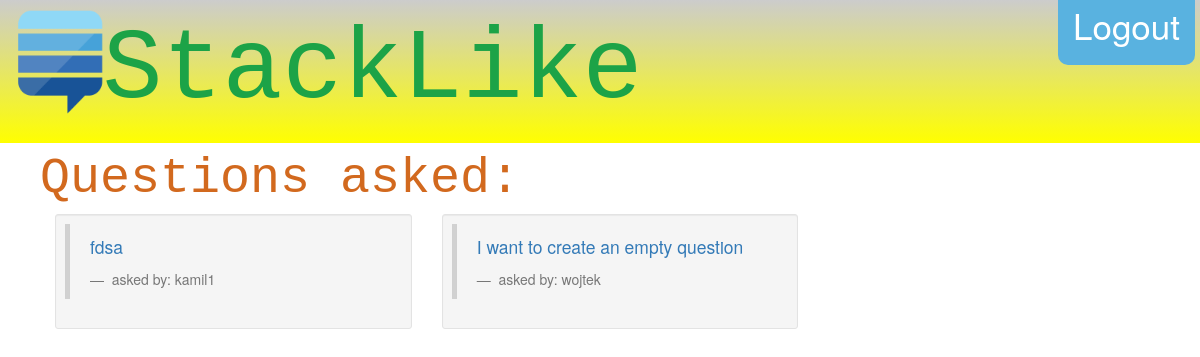
The app's page /home/.NET (signed in) with its own data.
### StackLike/models.py (models this page shows, shortened)
class Question(models.Model):
    topic = models.CharField(max_length=20, default="No topic given.")
    user = models.ForeignKey(User, on_delete=models.CASCADE,)
    category = models.ForeignKey(Category, on_delete=models.CASCADE,)
    question_text = models.CharField(max_length=1000)
    pub_date = models.DateTimeField('date published')

### StackLike/views.py (the view)
# urls.py: re_path('home/([^/]+)/?$', views.category_page, name='category'),
@login_required
def category_page(request, category_name):
    questions = Question.objects.order_by('pub_date').filter(category__name=category_name)
    return render(request, 'home/category_page.html', {'questions_list': questions})

### StackLike/models.py (called while the page is built)
    def __str__(self):
        return self.name

### templates/home/category_page.html
{% extends "base.html" %}
{% block content %}
    {% if questions_list %}
 <ul>
      <div class="category" style="font-family:Courier"> Questions asked: </div>
 {% for question in questions_list %}
     <div class="col-sm-4">
      <div class="well well-sm" >
      <blockquote>
     <p><a href="{%  url 'show_question' question.category question.id %}">{{ question.topic }}</a></p>
         <footer> asked by: {{ question.user }}</footer>
                    </blockquote>
      </div>
     </div>
 {% endfor %}
 </ul>
    {% else %}
    <h1>No questions available yet.</h1>
    {% endif %}
{% endblock %}

### StackLike/static/StackLike/page_style.css (style rules this page uses)
body { padding-top: 0px; }
.category { font-size: 50px; color: chocolate; text-decoration: none; }

### records on screen
Question: topic "fdsa", user "kamil1"
Question: topic "I want to create an empty question", user "wojtek"
